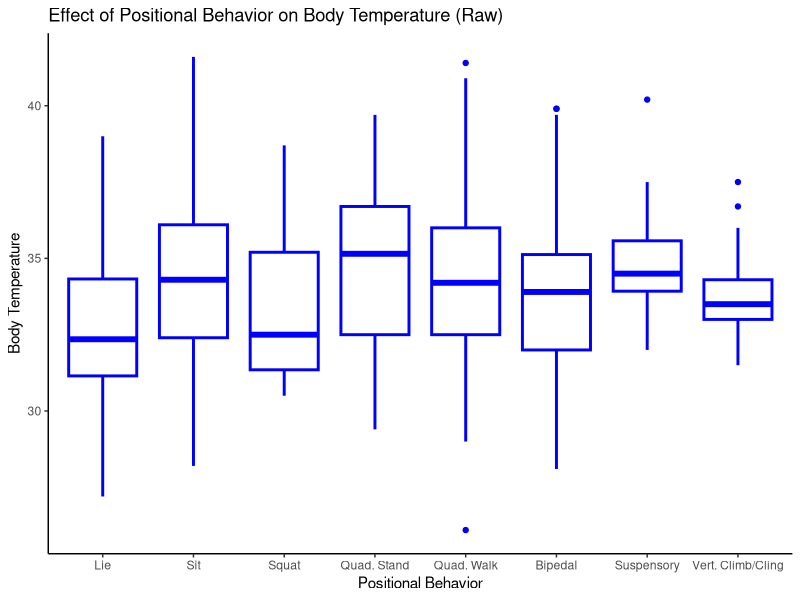
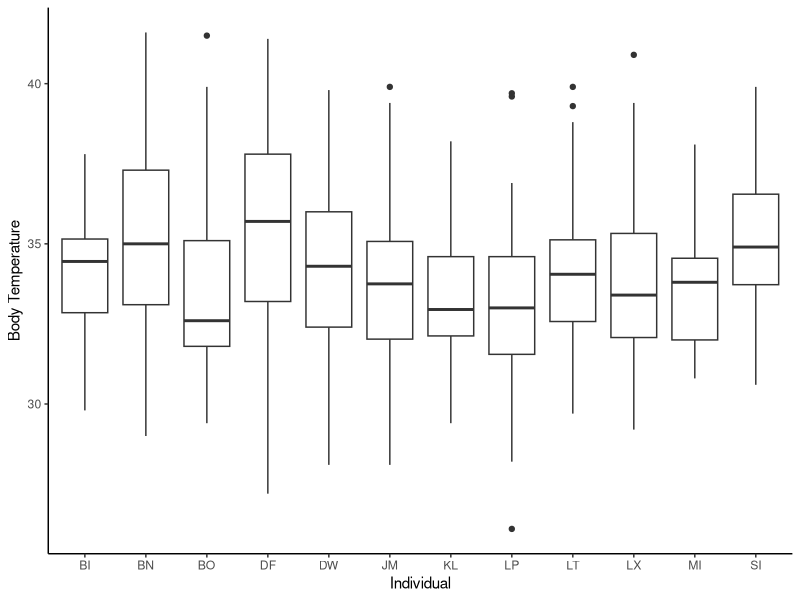
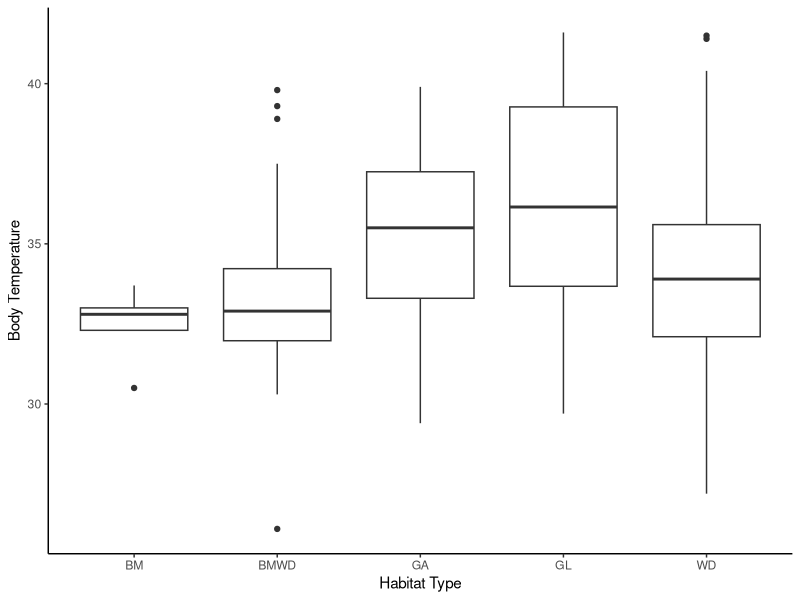
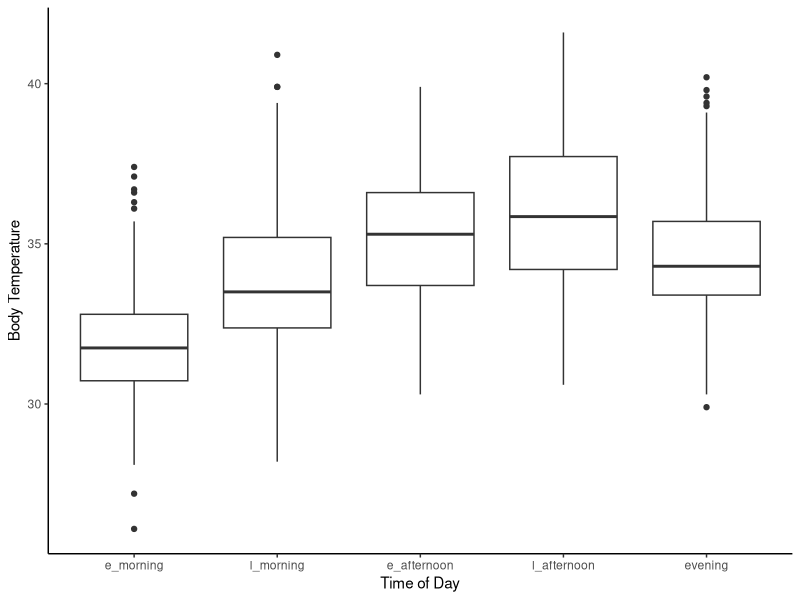
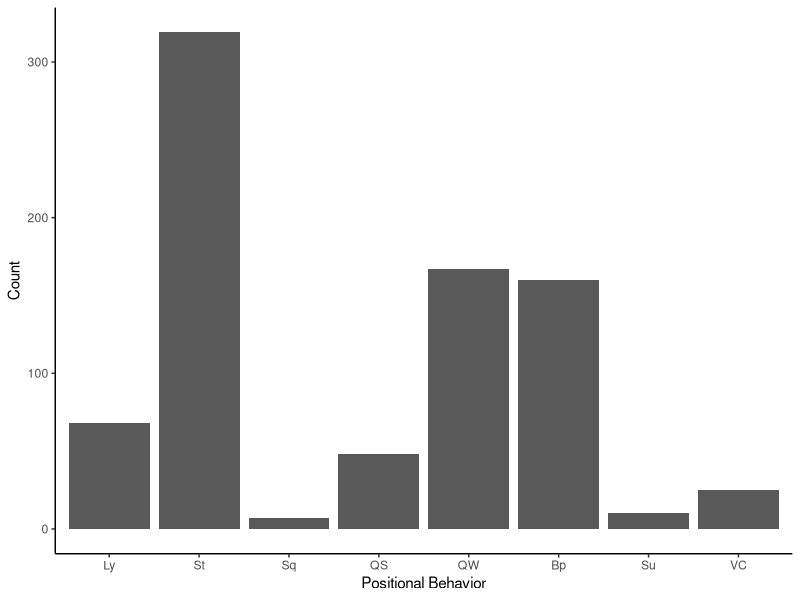
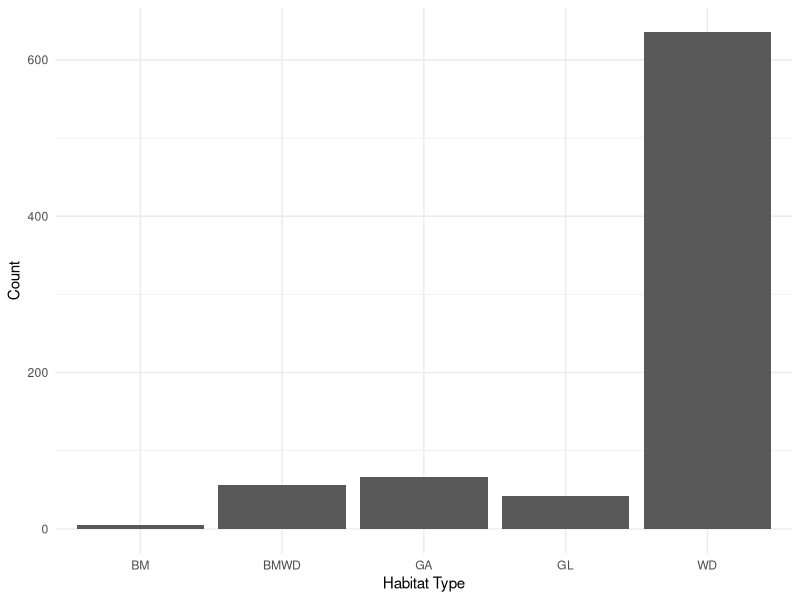
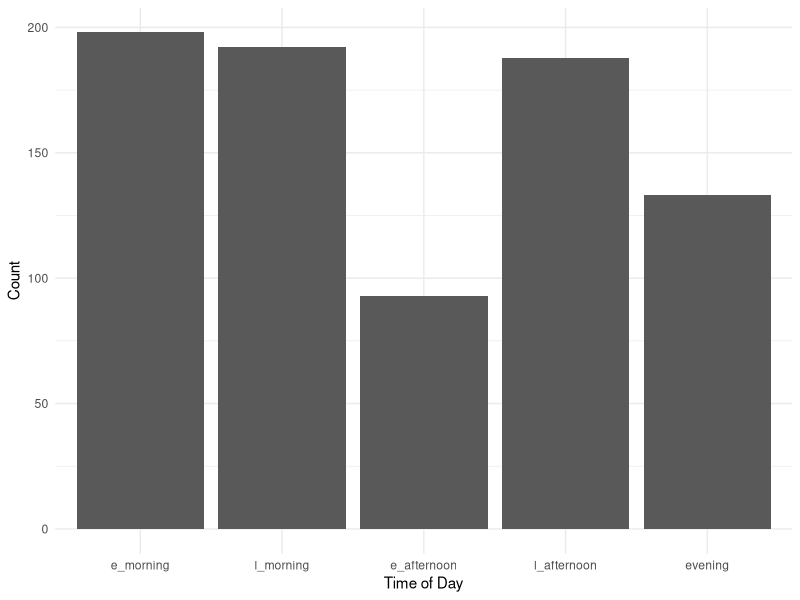
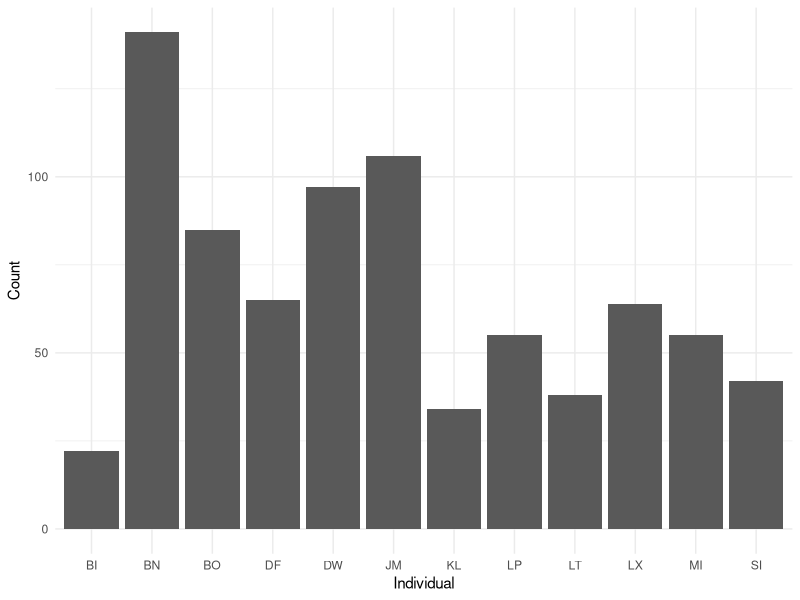

Here is the R script that generated these plots, in order: (Note: this script raises an error after producing the figures.)
# load libraries
library(readr) 
library(lubridate)
library(magrittr)
library(ggplot2)
library(car)
library(emmeans)
library(lme4)
library(ggthemes)
library(tidyverse) 
library(plyr) #HSR note- if you need plyr, need to load it before tidyverse. But dplyr in tidyverse does everything plyr can do and more, so shoudln't need plyr. 

##read in data
prelim_tidy <- read_csv("_data/_tidy/prelim_data_tidycols.csv")
View(prelim_tidy)
nrow(prelim_tidy) #2873 rows

#Omit any missing values:
summary(is.na(prelim_tidy)) #looks like missing lots of therm data

prelim_temp<-na.omit(prelim_tidy)
View(prelim_temp)
nrow(prelim_temp) #810 rows; most rows were removed bc therm data missing. 

prelim_temp$therm_t[prelim_temp$therm_t >= 42] <- NA #remove therm values >42 because likely a temp sensor problem? 6 rows removed.  

prelim_temp<-na.omit(prelim_temp) #remove those rows with NA's
View(prelim_temp)
nrow(prelim_temp) #now 804 rows

#Combine positional behaviors into smaller categories
# suspensory = Cb, Br & QM
#Vertical climb and cling together
prelim_temp$pos_beh[prelim_temp$pos_beh == "Cb"] <- "Su"
prelim_temp$pos_beh[prelim_temp$pos_beh == "Br"] <- "Su"
prelim_temp$pos_beh[prelim_temp$pos_beh == "QM"] <- "Su"
prelim_temp$pos_beh[prelim_temp$pos_beh == "Vci"] <- "VC"
prelim_temp$pos_beh[prelim_temp$pos_beh == "Abp"] <- "Bp"
prelim_temp$pos_beh[prelim_temp$pos_beh == "BpS"] <- "Bp"
prelim_temp$pos_beh[prelim_temp$pos_beh == "BpW"] <- "Bp"


############
##re-order levels
prelim_temp$time_od <- factor(prelim_temp$time_od, levels = c("e_morning", "l_morning", "e_afternoon", "l_afternoon", "evening"))
prelim_temp$pos_beh <- factor(prelim_temp$pos_beh, levels = c("QS", "Ly", "Sq", "St", "QW", "Bp", "Su", "VC"))

## Change to factor and numeric
factor_cols <- c("pos_beh","context", "substrate", "hab_type", "individual")
numeric_cols <- c("sun", "therm_t", "t_lo", "t_hi", "amb_t")

prelim_temp[factor_cols] <- lapply(prelim_temp[factor_cols], as.factor)

prelim_temp[numeric_cols] <- lapply(prelim_temp[numeric_cols], as.numeric)

str(prelim_temp)

##plotting
## Change levels for the plot 
prelim_temp$pos_beh <- factor(prelim_temp$pos_beh, levels = c("Ly","St", "Sq", "QS", "QW", "Bp", "Su", "VC"))

pb_raw_plot <- ggplot(prelim_temp, aes(pos_beh, therm_t)) +
                  geom_boxplot(fill = "white", colour = "blue", size = 1) + 
                  ggtitle("Effect of Positional Behavior on Body Temperature (Raw)") +
                  scale_x_discrete(name = "Positional Behavior", labels = c("Lie", "Sit", 
                                        "Squat", "Quad. Stand", "Quad. Walk", "Bipedal", 
                                        "Suspensory", "Vert. Climb/Cling")) +
                  scale_y_continuous(name = "Body Temperature") +
                  theme_classic()
pb_raw_plot

##save plot
ggsave("pb_raw_plot.pdf", width=10, height=6, units="in")

ggsave("pb_raw_plot.png", width=10, height=6, units="in")

#labels = c("Lie", "Sit", "Squat", "Quad. Stand", "Quad. Walk", "Bipedal", "Suspensory", "Vert. Climb/Cling"

ggplot(prelim_temp, aes(individual, therm_t)) +
  geom_boxplot() + 
  labs(x="Individual", y="Body Temperature") +
  theme_classic()

ggplot(prelim_temp, aes(hab_type, therm_t)) +
  geom_boxplot() + 
  labs(x="Habitat Type", y="Body Temperature") +
  theme_classic()

ggplot(prelim_temp, aes(time_od, therm_t)) +
  geom_boxplot() + 
  labs(x="Time of Day", y="Body Temperature") +
  theme_classic()

##counts
ggplot(prelim_temp, aes(pos_beh))+
  geom_bar(stat="count") + 
  labs(x="Positional Behavior", y="Count") +
  theme_classic()  

ggplot(prelim_temp, aes(hab_type))+
  geom_bar(stat="count") + 
  labs(x="Habitat Type", y="Count")+
  theme_minimal()    ###can I combine bamboo with bamboo woodland?

ggplot(prelim_temp, aes(time_od))+
  geom_bar(stat="count") + 
  labs(x="Time of Day", y="Count")+
  theme_minimal()

ggplot(prelim_temp, aes(individual))+
  geom_bar(stat="count") + 
  labs(x="Individual", y="Count")+
  theme_minimal()

ggplot(prelim_temp, aes(sun))+
  geom_histogram()

ggplot(prelim_temp, aes(amb_t))+
  geom_histogram()

###model plotting
library(broom)

m1 <- lmer(therm_t ~ pos_beh + amb_t + sun + date + hab_type +
       (1|individual), data = prelim_temp)
summary(m1)
confint(m1)

#ggplot(fortify(m1), aes(pos_beh, therm_t)) +
  #stat_summary(fun.data=mean_se, geom="pointrange") +
  #stat_summary(aes(y=.fitted), fun.y=mean, geom="line")

#predict(m1, preddata)

#m1_res <- tidy(coef(summary(m1)) ) 
#ggplot(m1_res, aes(pos_beh, therm_t)) +
  #geom_point()

ggplot(prelim_temp, aes(pos_beh, therm_t)) + 
  geom_point(size = 3) +
  geom_point(aes(y=predict(m1)), size = 1)

#change levels for the plot
prelim_temp$pos_beh <- factor(prelim_temp$pos_beh, levels = c("Ly","St", "Sq", "QS", "QW", "Bp", "Su", "VC"))

pred_v_obs <- ggplot(prelim_temp, aes(pos_beh, therm_t)) + 
              geom_point(size = 3, colour = "blue") + #shows raw data
              geom_boxplot(colour="blue")+ #shows raw data
              geom_boxplot(aes(y=predict(m1)), size = 1, colour = "red") + #shows model predictions
              scale_x_discrete(name = "Positional Behavior", labels = c("Lie", "Sit", 
                                      "Squat", "Quad. Stand", "Quad. Walk", "Bipedal", 
                                      "Suspensory", "Vert. Climb/Cling")) +
              scale_y_continuous(name = "Body Temperature") +
              theme_classic()

pred_v_obs
#hsr: what this tells me is that the model predictions are pretty close to the raw data. (red and blue boxplots are similar). You can plot just the raw data and see the pattern, if you'd like. 

##save plot for reference
ggsave("pred_v_obs.pdf", width=10, height=6, units="in")

ggsave("pred_v_obs.png", width=10, height=6, units="in")

###################
##change levels back
prelim_temp$pos_beh <- factor(prelim_temp$pos_beh, levels = c("QS", "Ly", "Sq", "St", "QW", "Bp", "Su", "VC"))

##tried another thing and it didn't work...
#newdat <- expand.grid(pos_beh=unique(prelim_temp$pos_beh), 
                      #time_od=unique(prelim_temp$time_od),
                      #sun=c(min(prelim_temp$sun),
                       #     max(prelim_temp$sun)),
                      #date=date(prelim_temp$date),
                      #hab_type=unique(prelim_temp$hab_type))
                      
#ggplot(prelim_temp, aes(x=pos_beh, y=therm_t)) +
 # geom_point(size=3) +
  #geom_line(data=newdat, aes(y=predict(m1, level=0, newdata=newdat), size="Positional Behavior")) +
  #scale_size_manual(name="Predictions", values=c("Positional Behavior"=3)) +
  #theme_classic() 

## Create dataframe to predict over
##attempting to follow tutorial but got too confused....
preddata <- with(prelim_temp, expand.grid(pos_beh = levels(pos_beh), time_od = levels(time_od), sun = c(0,50,100), date = c("2018-06-28", "2018-06-06", "2018-07-16"), hab_type = c("WD", "WG", "GL"), individual = c("DW","JM", "LT")))

factor_cols <- c("pos_beh", "hab_type", "individual")
numeric_cols <- c("sun", "amb_t")

preddata[factor_cols] <- lapply(preddata[factor_cols], as.factor)
preddata[numeric_cols] <- lapply(preddata[numeric_cols], as.numeric)

preddata$date <- as.Date(preddata$date)

str(preddata)

########
mm <- model.matrix(~pos_beh + amb_t + sun + date + hab_type, data=preddata)

###won't work because I don't have 2 or more levels per factor

pframe2 <- data.frame(preddata,eta=mm%*%fixef(m1))
pframe2 <- with(pframe2,data.frame(pframe2,prop=eta))
pvar1 <- diag(mm %*% tcrossprod(vcov(m1),mm))
tvar1 <- pvar1+VarCorr(m1)$individual
pframe2 <- data.frame(
  pframe2
  , plo = pframe2$eta-2*sqrt(pvar1)
  , phi = pframe2$eta+2*sqrt(pvar1)
  , tlo = pframe2$eta-2*sqrt(tvar1)
  , thi = pframe2$eta+2*sqrt(tvar1)
)
